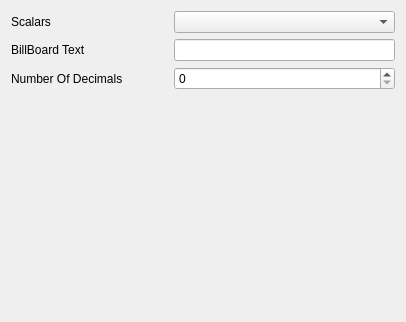
<?xml version="1.0" encoding="UTF-8"?>
<ui version="4.0">
 <class>Form</class>
 <widget class="QWidget" name="Form">
  <property name="geometry">
   <rect>
    <x>0</x>
    <y>0</y>
    <width>406</width>
    <height>322</height>
   </rect>
  </property>
  <property name="windowTitle">
   <string>Form</string>
  </property>
  <layout class="QVBoxLayout" name="verticalLayout">
   <item>
    <layout class="QGridLayout" name="gridLayout">
     <item row="0" column="0">
      <widget class="QLabel" name="label_2">
       <property name="text">
        <string>Scalars</string>
       </property>
      </widget>
     </item>
     <item row="0" column="1">
      <widget class="QComboBox" name="SelectInputScalars"/>
     </item>
     <item row="1" column="0">
      <widget class="QLabel" name="label">
       <property name="text">
        <string>BillBoard Text                         </string>
       </property>
      </widget>
     </item>
     <item row="1" column="1">
      <widget class="QLineEdit" name="Format"/>
     </item>
     <item row="2" column="0">
      <widget class="QLabel" name="label_3">
       <property name="text">
        <string>Number Of Decimals</string>
       </property>
      </widget>
     </item>
     <item row="2" column="1">
      <widget class="QSpinBox" name="NDecimals"/>
     </item>
    </layout>
   </item>
   <item>
    <spacer>
     <property name="orientation">
      <enum>Qt::Vertical</enum>
     </property>
     <property name="sizeHint" stdset="0">
      <size>
       <width>20</width>
       <height>40</height>
      </size>
     </property>
    </spacer>
   </item>
  </layout>
 </widget>
 <resources/>
 <connections/>
</ui>
